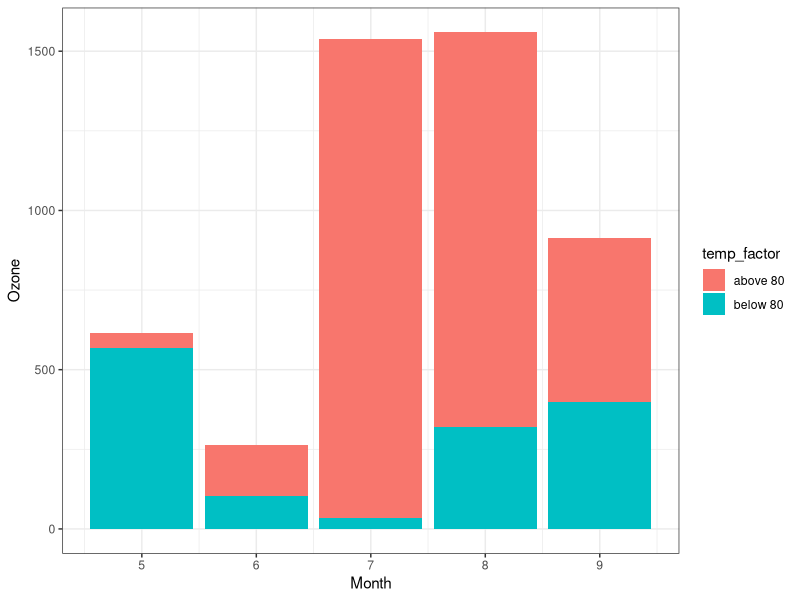
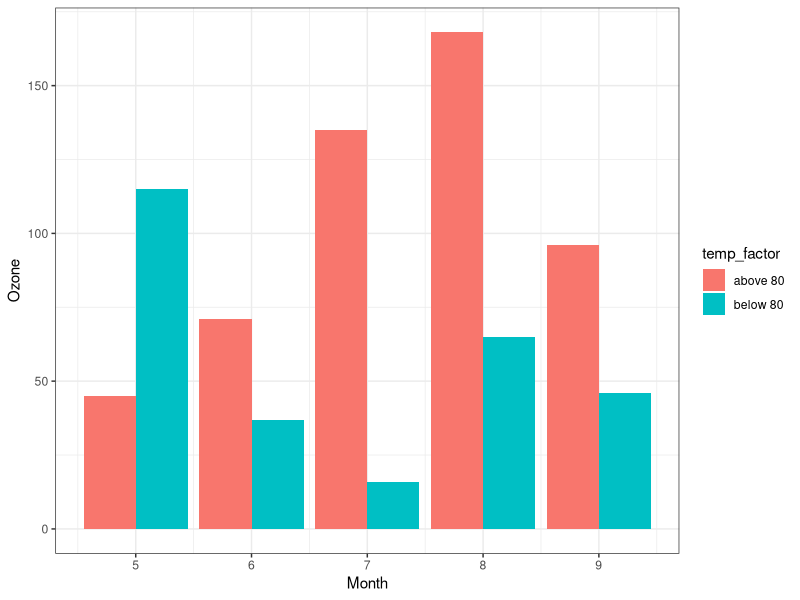
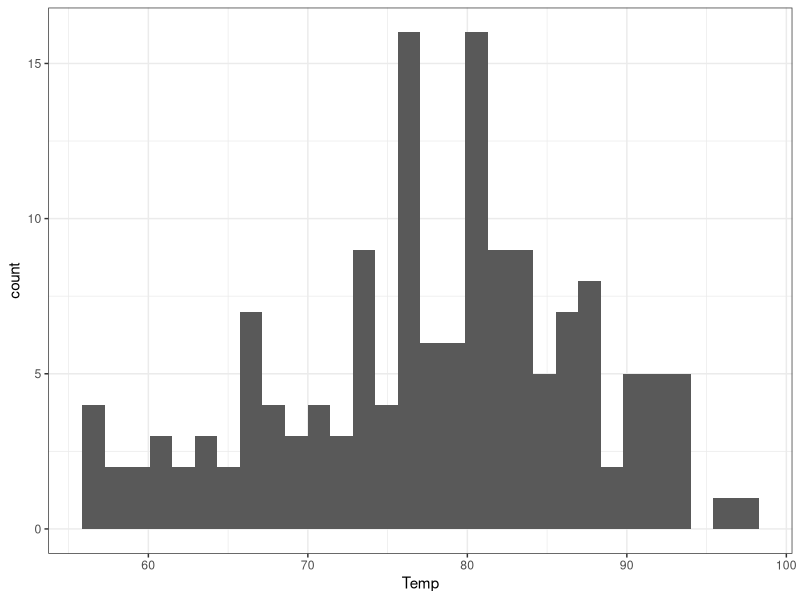
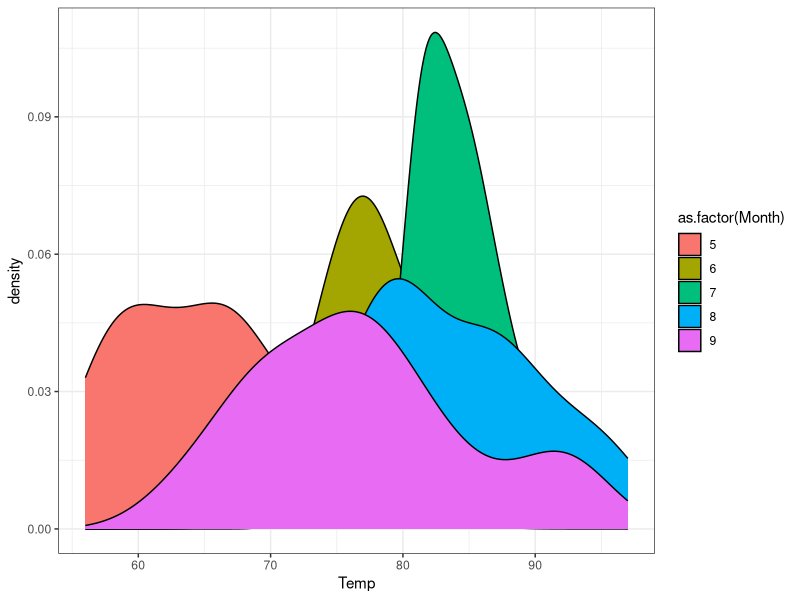
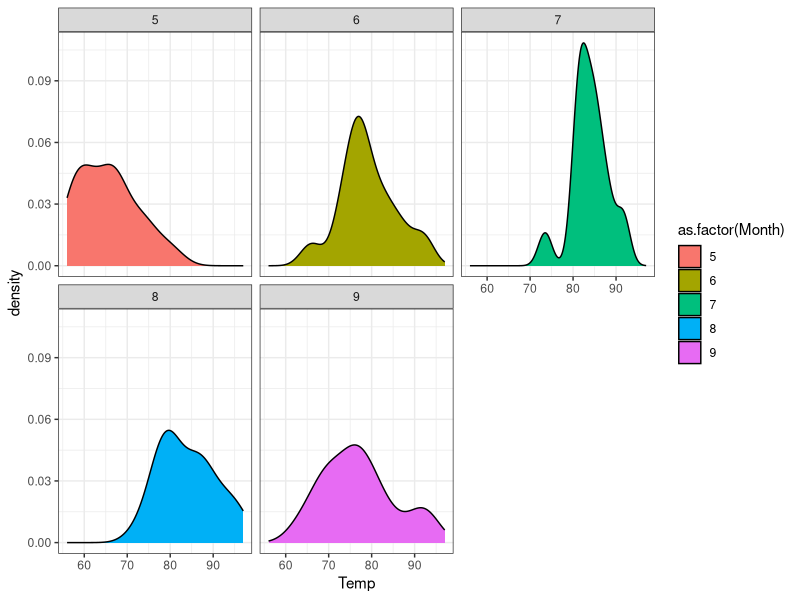
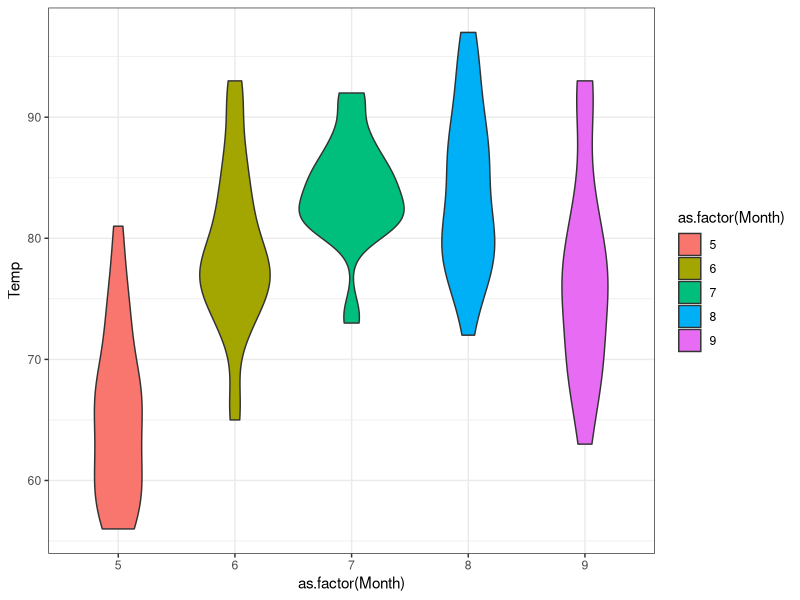
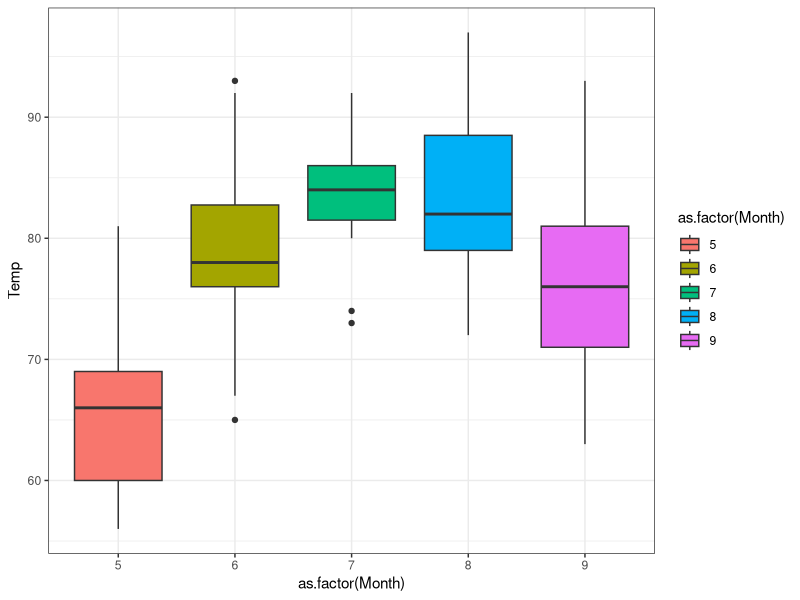
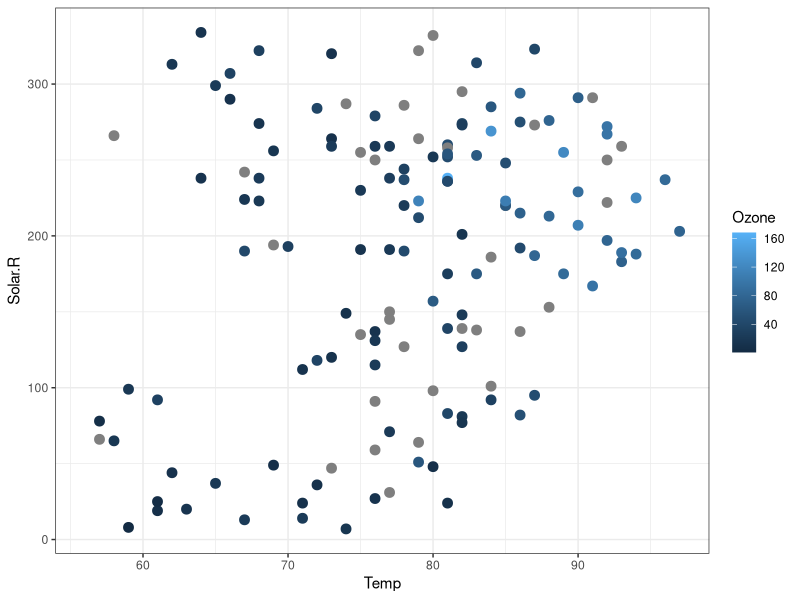

Reproduce these figures in R, in order.
library(ggplot2)
library(dplyr)

theme_set(theme_bw())

data = datasets::airquality

# Grouped / stacked barplots 
data %>%
  mutate(temp_factor = ifelse(Temp > 80, 'above 80', 'below 80')) %>%
  ggplot( mapping = aes(x = Month, y = Ozone, fill = temp_factor)) +
  geom_col()
ggsave('projects/ggplot/1.png', dpi=600)

data %>%
  mutate(temp_factor = ifelse(Temp > 80, 'above 80', 'below 80')) %>%
  ggplot( mapping = aes(x = Month, y = Ozone, fill = temp_factor)) +
  geom_col(position="dodge")
ggsave('projects/ggplot/2.png', dpi=600)

# histogram 
ggplot(data, aes(x= Temp)) +
  geom_histogram()
ggsave('projects/ggplot/3.png', dpi=600)

# density
ggplot(data, aes(x= Temp, fill = as.factor(Month))) +
  geom_density()
ggsave('projects/ggplot/4.png', dpi=600)

# facet
ggplot(data, aes(x= Temp, fill = as.factor(Month))) +
  geom_density() +
  facet_wrap(vars(Month))
ggsave('projects/ggplot/5.png', dpi=600)

# violin / boxplot 
ggplot(data, aes(x= as.factor(Month), y=Temp, fill = as.factor(Month ))) +
  geom_violin()
ggsave('projects/ggplot/6.png', dpi=600)

ggplot(data, aes(x= as.factor(Month), y=Temp, fill = as.factor(Month ))) +
  geom_boxplot()
ggsave('projects/ggplot/7.png', dpi=600)

# Colors 
data %>%
  ggplot(aes( x= Temp, y = Solar.R, color = Ozone)) +
  geom_point (size = 3)
ggsave('projects/ggplot/8.png', dpi=600)

data %>%  
  ggplot(aes( x= Temp, y = Solar.R, color = Ozone)) +  
  geom_point (size = 3) +  
  scale_colour_gradient(low="lightgrey", high="blue")
ggsave('projects/ggplot/9.png', dpi=600)

data_month = data %>%
  mutate(month = ifelse(Month == 5, 'May', 
                        ifelse(Month == 6, 'June', 
                               ifelse(Month == 7, 'July', 
                                      ifelse(Month == 8, 'August', 'September')))))



